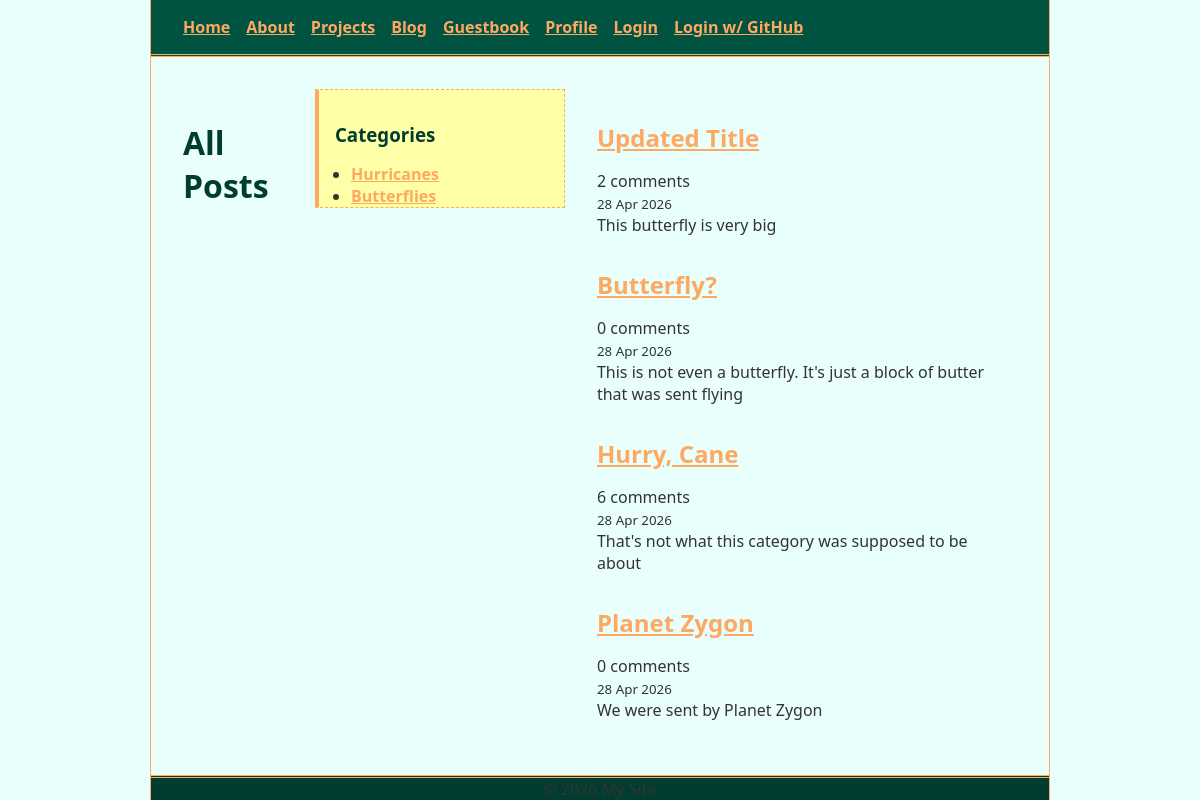
/blog/, run on an earlier commit of the app's database.
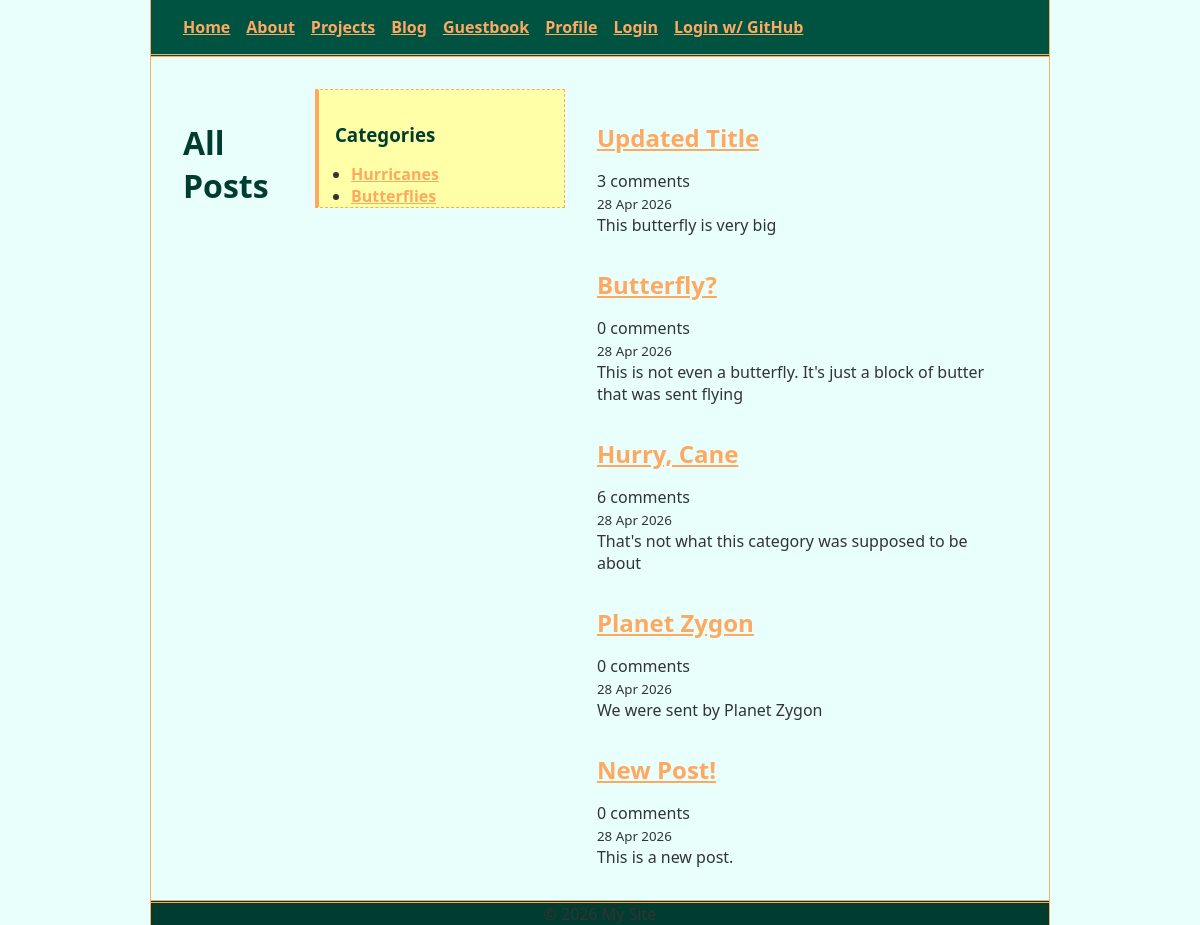
And on a later commit of the database.
### blog/models.py (models this page shows, shortened)
class Category(models.Model):
    name = models.CharField(max_length=100)
    slug = models.SlugField(unique=True)

class Post(models.Model):
    title    = models.CharField(max_length=200)
    slug     = models.SlugField(unique=True)
    body     = models.TextField()
    pub_date = models.DateTimeField(auto_now_add=True)
    category = models.ForeignKey(Category, on_delete=models.SET_NULL, null=True, blank=True, related_name="posts")
    view_count = models.PositiveIntegerField(default=0)
    class Meta:
        ordering = ["-pub_date"]   # newest first

### blog/views.py (the view)
# urls.py: path("", views.post_list, name="post-list"),
def post_list(request):
    posts = (Post.objects.select_related("category")
                .annotate(comment_count=Count("comments")))
    categories = Category.objects.all()
    context = {
        "posts": posts,
        "categories": categories,
    }
    return render(request, "blog/post-list.html", context)

### blog/templates/blog/post-list.html (shortened to what this page needs)
{% extends "pages/base.html" %}
{% block content %}
<h1>
    {% if active_category %}Posts in: {{ active_category.name }}
    {% else %}All Posts{% endif %}
</h1>
<aside>
    <h3>Categories</h3>
    <ul>
        {% for cat in categories %}
        <li><a href="{% url 'blog:category-posts' cat.slug %}">{{ cat.name }}</a></li>
        {% endfor %}
    </ul>
</aside>
<section>
    {% for post in posts %}
    <article>
        <h2><a href="{% url 'blog:post-detail' post.slug %}">{{ post.title }}</a></h2>
        <p>{{ post.comment_count }} comment{{ post.comment_count|pluralize }}</p>
        <small>{{ post.pub_date|date:"d M Y" }}</small>
        <p>{{ post.body|truncatewords:30 }}</p>
    </article>
    {% empty %}
    <p>No posts yet.</p>
    {% endfor %}
</section>
{% endblock %}

### pages/templates/pages/base.html (shortened to what this page needs)
<!DOCTYPE html>
<html lang="en">
<head>
    {% load socialaccount %}
    {% load static %}
    <link rel="stylesheet" href="{% static 'pages/style.css' %}">
</head>
<body>
    <header>
        <nav style="display: flex; gap: 1rem; align-items: center;">
            <a href="{% url 'home' %}">Home</a>
            <a href="{% url 'about' %}">About</a>
            <a href="{% url 'projects' %}">Projects</a>
            <a href="{% url 'blog:post-list' %}">Blog</a>
            <a href="{% url 'guestbook' %}">Guestbook</a>
            <a href="{% url 'profile' %}">Profile</a>
            {% if user.is_authenticated %}
                <form action="{% url 'logout' %}" method="post" style="display: inline; margin: 0;">
                    {% csrf_token %}
                    <button type="submit" style="margin: 0; max-width: fit-content;">Logout</button>
                </form>
            {% else %}
                <a href="{% url 'login' %}">Login</a>
                <a href="{% provider_login_url 'github' %}">Login w/ GitHub</a>
            {% endif %}
        </nav>
    </header>
    <main>
        {% block content %}{% endblock %}
    </main>
    <footer>
        <p>{% block footer_text %}© 2026 My Site{% endblock %}</p>
    </footer>
</body>
</html>

### pages/static/pages/style.css (style rules this page uses)
*, *::before, *::after { box-sizing: border-box; margin: 0; padding: 0; }
:root { --primary-color: #ffa861; --dark-orange: #713300; --dark-color: #003d30; --text-color: #333; --bg-color: #e8fffc; --bg-color-header: #005341; --bg-color-footer: #003d30; --text-color-inverted: #c3f0e6; --bg-color-light: #feffa6; --font-main: 'Segoe UI', system-ui, sans-serif; --spacing-md: 1rem; --spacing-lg: 2rem; }
body { max-width: 900px; min-height: 100vh; margin: 0 auto; color: var(--text-color); background-color: var(--bg-color); font-family: var(--font-main); font-size: 16px; border-left: 1px solid var(--primary-color); border-right: 1px solid var(--primary-color); }
h1, h2, h3 { color: var(--dark-color); margin-bottom: var(--spacing-md); margin-top: var(--spacing-lg); }
a { color: var(--primary-color); font-weight: 700; }
header { background-color: var(--bg-color-header); padding: 1rem 2rem; border-bottom: 3px double var(--primary-color); }
footer { border-top: 3px double var(--primary-color); background-color: var(--bg-color-footer); text-align: center; }
article { margin-right: 2rem; }
aside { border: 1px dashed var(--primary-color); border-left: 4px solid var(--primary-color); padding-left: 1rem; background-color: var(--bg-color-light); }
ul { margin-left: 1rem; }
body { display: flex; flex-direction: column; justify-content: flex-start; }
main { display: flex; align-items: flex-start; gap: var(--spacing-lg); padding: var(--spacing-lg); }
footer { margin-top: auto; }
article { flex: 1; }
aside { flex: 0 0 250px; }

What changed in the data, as far as the page shows it:
changed Post "Updated Title": comment_count "2" → "3"
added Post: title "New Post!", comment_count "0", pub_date "28 Apr 2026", body "This is a new post."
